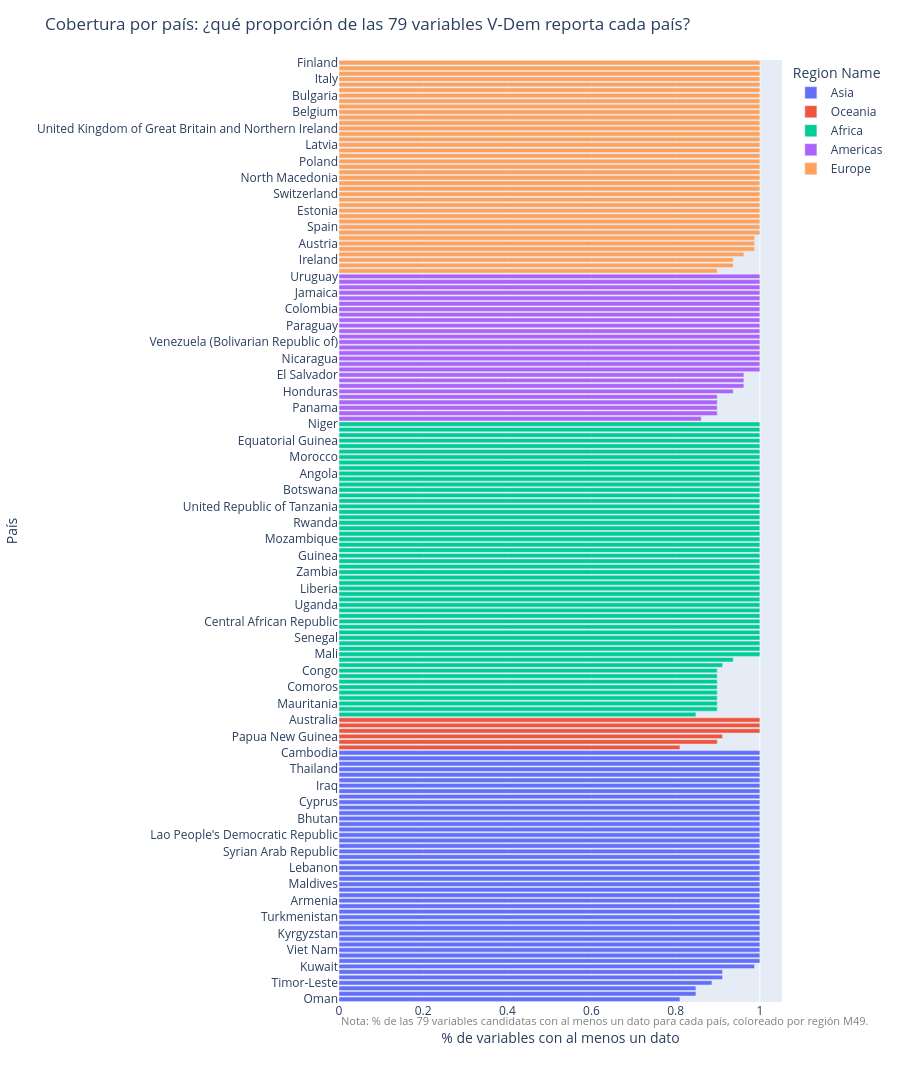

Notebook cell for this chart:
### Markdown cell above
### Gráfico 2 — Cobertura por país (barras horizontales, coloreado por región)

**Objetivo:** ver qué proporción de las 79 variables reporta cada país, ordenado de
menor a mayor cobertura.

### Code cell
df_plot_pais = disponibilidad_pais_vdem.reset_index().sort_values("pct_variables_con_dato")

fig_cobertura_pais = px.bar(
    df_plot_pais,
    x="pct_variables_con_dato",
    y="Country or Area",
    color="Region Name",
    orientation="h",
    hover_data=["n_variables_con_dato", "primer_anio", "ultimo_anio", "Sub-region Name"],
    labels={"pct_variables_con_dato": "% de variables con al menos un dato"},
)
fig_cobertura_pais.update_layout(
    title="Cobertura por país: ¿qué proporción de las 79 variables V-Dem reporta cada país?",
    xaxis_title="% de variables con al menos un dato",
    yaxis_title="País",
    height=2600,
    margin=dict(b=90),
)
# Nota como anotación chica al pie (con height=2600 una anotación grande queda muy lejos del eje;
# se agrega igual como referencia textual, aunque en un gráfico tan alto conviene leer la nota
# desde este bloque de código más que desde el gráfico en sí).
fig_cobertura_pais.add_annotation(
    text="Nota: % de las 79 variables candidatas con al menos un dato para cada país, coloreado por región M49.",
    xref="paper", yref="paper", x=0, y=-0.03, showarrow=False,
    font=dict(size=11, color="gray"), align="left",
)

figuras_reporte_vdem.append(("cobertura_pais", fig_cobertura_pais))
fig_cobertura_pais.show()

### Figure 1 — Plotly figure (JSON) as saved in the notebook; plotly's stock layout.template omitted (floating-point values rounded to 4 significant figures; data arrays with more than 128 entries replaced by an {"elided": "..."} marker saying what was removed)
{"data": [{"customdata": {"elided": "46x4 mixed values"}, "hovertemplate": "Region Name=Asia<br>% de variables con al menos un dato=%{x}<br>Country or Area=%{y}<br>n_variables_con_dato=%{customdata[0]}<br>primer_anio=%{customdata[1]}<br>ultimo_anio=%{customdata[2]}<br>Sub-region Name=%{customdata[3]}<extra></extra>", "legendgroup": "Asia", "marker": {"color": "#636efa", "pattern": {"shape": ""}}, "name": "Asia", "orientation": "h", "showlegend": true, "textposition": "auto", "type": "bar", "x": [0.8101, 0.8481, 0.8481, 0.8861, 0.9114, 0.9114, 0.9873, 1.0, 1.0, 1.0, 1.0, 1.0, 1.0, 1.0, 1.0, 1.0, 1.0, 1.0, 1.0, 1.0, 1.0, 1.0, 1.0, 1.0, 1.0, 1.0, 1.0, 1.0, 1.0, 1.0, 1.0, 1.0, 1.0, 1.0, 1.0, 1.0, 1.0, 1.0, 1.0, 1.0, 1.0, 1.0, 1.0, 1.0, 1.0, 1.0], "xaxis": "x", "y": ["Oman", "Qatar", "Saudi Arabia", "Timor-Leste", "Afghanistan", "United Arab Emirates", "Kuwait", "Nepal", "Sri Lanka", "Viet Nam", "Yemen", "Azerbaijan", "Kyrgyzstan", "Pakistan", "Türkiye", "Turkmenistan", "Tajikistan", "Kazakhstan", "Armenia", "Singapore", "Mongolia", "Maldives", "China", "Malaysia", "Lebanon", "Philippines", "Republic of Korea", "Syrian Arab Republic", "Georgia", "Uzbekistan", "Lao People's Democratic Republic", "Iran (Islamic Republic of)", "Japan", "Bhutan", "Israel", "Bangladesh", "Cyprus", "Democratic People's Republic of Korea", "India", "Iraq", "Bahrain", "Jordan", "Thailand", "Myanmar", "Indonesia", "Cambodia"], "yaxis": "y"}, {"customdata": [[64, 1960, 2024, "Melanesia"], [71, 1960, 2024, "Melanesia"], [72, 1960, 2024, "Melanesia"], [79, 1960, 2024, "Australia and New Zealand"], [79, 1960, 2024, "Melanesia"], [79, 1960, 2024, "Australia and New Zealand"]], "hovertemplate": "Region Name=Oceania<br>% de variables con al menos un dato=%{x}<br>Country or Area=%{y}<br>n_variables_con_dato=%{customdata[0]}<br>primer_anio=%{customdata[1]}<br>ultimo_anio=%{customdata[2]}<br>Sub-region Name=%{customdata[3]}<extra></extra>", "legendgroup": "Oceania", "marker": {"color": "#EF553B", "pattern": {"shape": ""}}, "name": "Oceania", "orientation": "h", "showlegend": true, "textposition": "auto", "type": "bar", "x": [0.8101, 0.8987, 0.9114, 1.0, 1.0, 1.0], "xaxis": "x", "y": ["Solomon Islands", "Vanuatu", "Papua New Guinea", "New Zealand", "Fiji", "Australia"], "yaxis": "y"}, {"customdata": {"elided": "54x4 mixed values"}, "hovertemplate": "Region Name=Africa<br>% de variables con al menos un dato=%{x}<br>Country or Area=%{y}<br>n_variables_con_dato=%{customdata[0]}<br>primer_anio=%{customdata[1]}<br>ultimo_anio=%{customdata[2]}<br>Sub-region Name=%{customdata[3]}<extra></extra>", "legendgroup": "Africa", "marker": {"color": "#00cc96", "pattern": {"shape": ""}}, "name": "Africa", "orientation": "h", "showlegend": true, "textposition": "auto", "type": "bar", "x": [0.8481, 0.8987, 0.8987, 0.8987, 0.8987, 0.8987, 0.8987, 0.8987, 0.8987, 0.9114, 0.9367, 1.0, 1.0, 1.0, 1.0, 1.0, 1.0, 1.0, 1.0, 1.0, 1.0, 1.0, 1.0, 1.0, 1.0, 1.0, 1.0, 1.0, 1.0, 1.0, 1.0, 1.0, 1.0, 1.0, 1.0, 1.0, 1.0, 1.0, 1.0, 1.0, 1.0, 1.0, 1.0, 1.0, 1.0, 1.0, 1.0, 1.0, 1.0, 1.0, 1.0, 1.0, 1.0, 1.0], "xaxis": "x", "y": ["South Sudan", "Sao Tome and Principe", "Mauritania", "Eritrea", "Algeria", "Comoros", "Madagascar", "Cabo Verde", "Congo", "Eswatini", "Libya", "Mali", "Somalia", "Sierra Leone", "Senegal", "Zimbabwe", "South Africa", "Central African Republic", "Cameroon", "Egypt", "Uganda", "Seychelles", "Malawi", "Liberia", "Guinea-Bissau", "Togo", "Zambia", "Burundi", "Gabon", "Guinea", "Mauritius", "Namibia", "Mozambique", "Djibouti", "Ghana", "Rwanda", "Sudan", "Gambia", "United Republic of Tanzania", "Burkina Faso", "Chad", "Botswana", "Ethiopia", "Democratic Republic of the Congo", "Angola", "Tunisia", "Côte d’Ivoire", "Morocco", "Nigeria", "Lesotho", "Equatorial Guinea", "Benin", "Kenya", "Niger"], "yaxis": "y"}, {"customdata": [[68, 1960, 2024, "Latin America and the Caribbean"], [71, 1960, 2024, "Latin America and the Caribbean"], [71, 1960, 2024, "Latin America and the Caribbean"], [71, 1960, 2024, "Latin America and the Caribbean"], [71, 1960, 2024, "Latin America and the Caribbean"], [74, 1960, 2024, "Latin America and the Caribbean"], [76, 1960, 2024, "Latin America and the Caribbean"], [76, 1960, 2024, "Latin America and the Caribbean"], [76, 1960, 2024, "Latin America and the Caribbean"], [79, 1960, 2024, "Latin America and the Caribbean"], [79, 1960, 2024, "Latin America and the Caribbean"], [79, 1960, 2024, "Latin America and the Caribbean"], [79, 1960, 2024, "Northern America"], [79, 1960, 2024, "Northern America"], [79, 1960, 2024, "Latin America and the Caribbean"], [79, 1960, 2024, "Latin America and the Caribbean"], [79, 1960, 2024, "Latin America and the Caribbean"], [79, 1960, 2024, "Latin America and the Caribbean"], [79, 1960, 2024, "Latin America and the Caribbean"], [79, 1960, 2024, "Latin America and the Caribbean"], [79, 1960, 2024, "Latin America and the Caribbean"], [79, 1960, 2024, "Latin America and the Caribbean"], [79, 1960, 2024, "Latin America and the Caribbean"], [79, 1960, 2024, "Latin America and the Caribbean"], [79, 1960, 2024, "Latin America and the Caribbean"], [79, 1960, 2024, "Latin America and the Caribbean"], [79, 1960, 2024, "Latin America and the Caribbean"]], "hovertemplate": "Region Name=Americas<br>% de variables con al menos un dato=%{x}<br>Country or Area=%{y}<br>n_variables_con_dato=%{customdata[0]}<br>primer_anio=%{customdata[1]}<br>ultimo_anio=%{customdata[2]}<br>Sub-region Name=%{customdata[3]}<extra></extra>", "legendgroup": "Americas", "marker": {"color": "#ab63fa", "pattern": {"shape": ""}}, "name": "Americas", "orientation": "h", "showlegend": true, "textposition": "auto", "type": "bar", "x": [0.8608, 0.8987, 0.8987, 0.8987, 0.8987, 0.9367, 0.962, 0.962, 0.962, 1.0, 1.0, 1.0, 1.0, 1.0, 1.0, 1.0, 1.0, 1.0, 1.0, 1.0, 1.0, 1.0, 1.0, 1.0, 1.0, 1.0, 1.0], "xaxis": "x", "y": ["Suriname", "Dominican Republic", "Panama", "Cuba", "Barbados", "Honduras", "Peru", "Haiti", "El Salvador", "Bolivia (Plurinational State of)", "Mexico", "Nicaragua", "Canada", "United States of America", "Venezuela (Bolivarian Republic of)", "Brazil", "Guatemala", "Paraguay", "Chile", "Costa Rica", "Colombia", "Ecuador", "Guyana", "Jamaica", "Argentina", "Trinidad and Tobago", "Uruguay"], "yaxis": "y"}, {"customdata": {"elided": "39x4 mixed values"}, "hovertemplate": "Region Name=Europe<br>% de variables con al menos un dato=%{x}<br>Country or Area=%{y}<br>n_variables_con_dato=%{customdata[0]}<br>primer_anio=%{customdata[1]}<br>ultimo_anio=%{customdata[2]}<br>Sub-region Name=%{customdata[3]}<extra></extra>", "legendgroup": "Europe", "marker": {"color": "#FFA15A", "pattern": {"shape": ""}}, "name": "Europe", "orientation": "h", "showlegend": true, "textposition": "auto", "type": "bar", "x": [0.8987, 0.9367, 0.9367, 0.962, 0.9873, 0.9873, 0.9873, 1.0, 1.0, 1.0, 1.0, 1.0, 1.0, 1.0, 1.0, 1.0, 1.0, 1.0, 1.0, 1.0, 1.0, 1.0, 1.0, 1.0, 1.0, 1.0, 1.0, 1.0, 1.0, 1.0, 1.0, 1.0, 1.0, 1.0, 1.0, 1.0, 1.0, 1.0, 1.0], "xaxis": "x", "y": ["Malta", "Slovakia", "Ireland", "Lithuania", "Slovenia", "Austria", "Czechia", "Serbia", "Spain", "Bosnia and Herzegovina", "Croatia", "Estonia", "Republic of Moldova", "Belarus", "Switzerland", "Sweden", "Romania", "North Macedonia", "Greece", "Norway", "Poland", "Albania", "Russian Federation", "Latvia", "Montenegro", "Netherlands (Kingdom of the)", "United Kingdom of Great Britain and Northern Ireland", "Ukraine", "Iceland", "Belgium", "France", "Hungary", "Bulgaria", "Denmark", "Germany", "Italy", "Luxembourg", "Portugal", "Finland"], "yaxis": "y"}], "layout": {"annotations": [{"align": "left", "font": {"color": "gray", "size": 11}, "showarrow": false, "text": "Nota: % de las 79 variables candidatas con al menos un dato para cada país, coloreado por región M49.", "x": 0, "xref": "paper", "y": -0.03, "yref": "paper"}], "barmode": "relative", "height": 2600, "legend": {"title": {"text": "Region Name"}, "tracegroupgap": 0}, "margin": {"b": 90, "t": 60}, "title": {"text": "Cobertura por país: ¿qué proporción de las 79 variables V-Dem reporta cada país?"}, "xaxis": {"anchor": "y", "domain": [0, 1], "title": {"text": "% de variables con al menos un dato"}}, "yaxis": {"anchor": "x", "domain": [0, 1], "title": {"text": "País"}}}}
